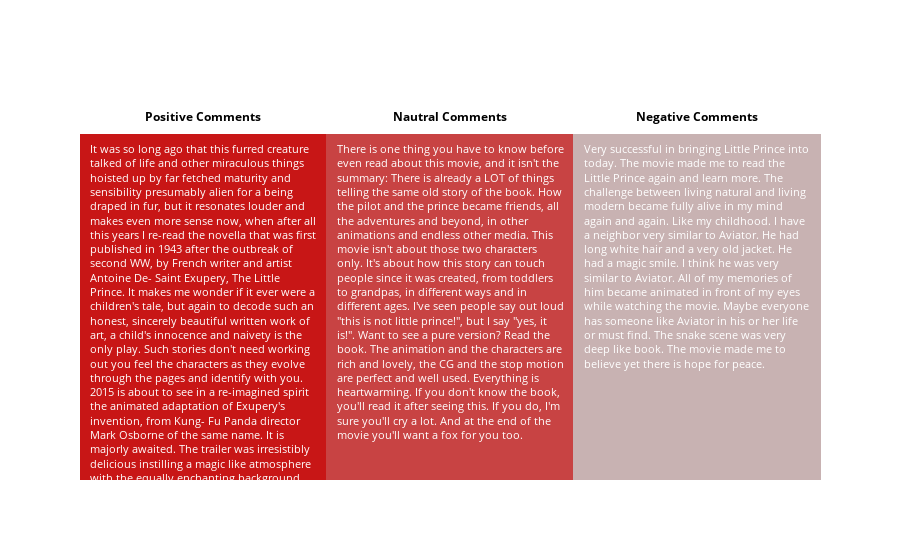

The notebook cell this image was saved under:
### Code cell
from plotly.colors import n_colors
import numpy as np
colors = n_colors('rgb(200, 200, 200)', 'rgb(200, 0, 0)', 10, colortype='rgb')
fig = go.Figure(data=[go.Table(
  header=dict(
    values=['<b>Positive Comments</b>', '<b>Nautral Comments</b>', '<b>Negative Comments</b>'],
    line_color='white', fill_color='white',
    align='center',font=dict(color='black', size=12)
  ),
  cells=dict(
    values=[df_pos['content'], df_neg['content'], df_nutral['content']],
    line_color=[np.array(colors)[df_pos['rating']],np.array(colors)[df_nutral['rating']], np.array(colors)[df_neg['rating']]],
    fill_color=[np.array(colors)[df_pos['rating']],np.array(colors)[df_nutral['rating']], np.array(colors)[df_neg['rating']]],
    align='center', font=dict(color='white', size=11)
    ))
])

fig.show()
